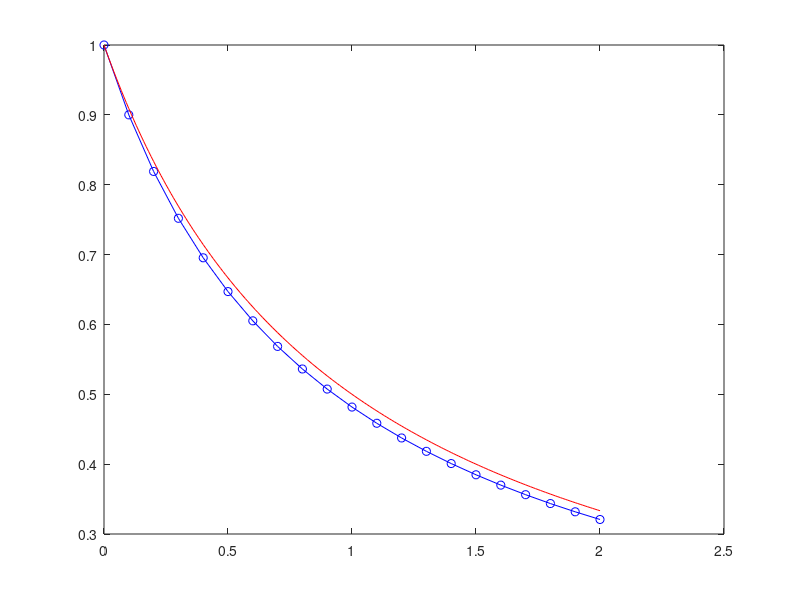

Recreate this plot in MATLAB.
% euler integration ordre 1

clc         % efface la fenetre de commande
clear all   % efface la memoire
close all   % ferme les fenetres graphiques

tf=2.;
h =0.1;
y0=1;

% stockage
n=1;
tvec(n)=0;
yvec(n)=y0;

% initialisation
t=0;
y=y0;

while (t<tf)
    y = y -h*y*y;
    
    n=n+1;
    t=t+h;
    
    tvec(n)=t;
    yvec(n)=y;
end

plot(tvec, yvec, 'bo-');
hold on   % on garde le graphe

% pour tracer la solution analytique
% prendre un pas d'echnatillonnage petit
t=0:0.01:tf;
yana=1./(t+1);
plot(t, yana, 'r');
